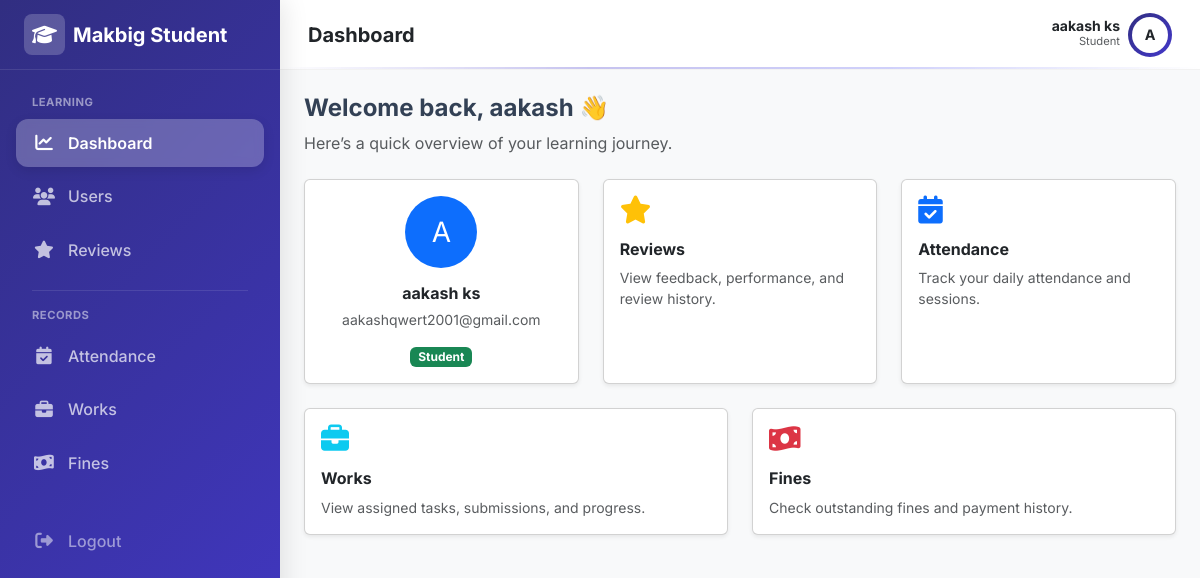
The app's page /student/dashboard/ (signed in) with its own data.
### adminpanel/models.py (models this page shows, shortened)
class User(AbstractUser):
    email=models.EmailField(unique=True)
    mobile_number=models.IntegerField(blank=True, null=True)
    is_student=models.BooleanField(default=False)

### adminpanel/views.py (the view)
# urls.py: path('student/dashboard/', views.student_dashboard, name='student_dashboard'),
@user_passes_test(is_student_user)
def student_dashboard(request):
    if not request.user.is_student:
        return redirect('home')
    student = request.user.studentprofile
    total_fine = Penalty.objects.filter(student=student).aggregate(total=Sum('amount'))['total'] or 0
    return render(
        request,'adminpanel/student_dashboard.html',{'total_fine': total_fine})

### adminpanel/views.py (called while the page is built)
def is_student_user(user):
    return user.is_authenticated and user.is_student

### reviewtickets/context_processors.py (called while the page is built)
def ticket_notifications(request):
    if request.user.is_authenticated and request.user.is_staff:
        count = ReviewTicket.objects.filter(
            status='pending',
            is_seen=False
        ).count()
        return {'ticket_notification_count': count}
    return {}

### templates/adminpanel/student_dashboard.html (shortened to what this page needs)
{% extends "layouts/student_layout.html" %}
{% block page_title %}Dashboard{% endblock %}
{% block content %}
<div class="mb-4">
    <h4 class="fw-bold">Welcome back, {{ request.user.first_name }} 👋</h4>
    <p class="text-muted">Here’s a quick overview of your learning journey.</p>
</div>
<div class="row g-4">
    <div class="col-md-4">
        <a href="#" class="text-decoration-none">
            <div class="card shadow-sm h-100 hover-card">
                <div class="card-body text-center">
                    <div class="rounded-circle bg-primary text-white mx-auto mb-3 d-flex align-items-center justify-content-center"
                         style="width:72px;height:72px;font-size:28px;">
                        {{ request.user.first_name|slice:":1"|upper }}
                    </div>
                    <h6 class="fw-bold mb-1">{{ request.user.get_full_name }}</h6>
                    <small class="text-muted">{{ request.user.email }}</small>
                    <div class="badge bg-success mt-3">Student</div>
                </div>
            </div>
        </a>
    </div>
    <div class="col-md-4">
        <a href="{% url 'student_review' %}" class="text-decoration-none">
            <div class="card shadow-sm h-100 hover-card">
                <div class="card-body">
                    <i class="fa-solid fa-star text-warning fs-3 mb-3"></i>
                    <h6 class="fw-bold">Reviews</h6>
                    <p class="text-muted small mb-0">
                        View feedback, performance, and review history.
                    </p>
                </div>
            </div>
        </a>
    </div>
    <div class="col-md-4">
        <a href="{% url "student_attendance" %}" class="text-decoration-none">
            <div class="card shadow-sm h-100 hover-card">
                <div class="card-body">
                    <i class="fa-solid fa-calendar-check text-primary fs-3 mb-3"></i>
                    <h6 class="fw-bold">Attendance</h6>
                    <p class="text-muted small mb-0">
                        Track your daily attendance and sessions.
                    </p>
                </div>
            </div>
        </a>
    </div>
    <div class="col-md-6">
        <a href="#" class="text-decoration-none">
            <div class="card shadow-sm h-100 hover-card">
                <div class="card-body">
                    <i class="fa-solid fa-briefcase text-info fs-3 mb-3"></i>
                    <h6 class="fw-bold">Works</h6>
                    <p class="text-muted small mb-0">
                        View assigned tasks, submissions, and progress.
                    </p>
                </div>
            </div>
        </a>
    </div>
    <div class="col-md-6">
        <a href="#" class="text-decoration-none">
            <div class="card shadow-sm h-100 hover-card">
                <div class="card-body">
                    <i class="fa-solid fa-money-bill-wave text-danger fs-3 mb-3"></i>
                    <h6 class="fw-bold">Fines</h6>
                    <p class="text-muted small mb-0">
                        Check outstanding fines and payment history.
                    </p>
                </div>
            </div>
        </a>
    </div>
</div>
{% endblock %}

### templates/layouts/student_layout.html (shortened to what this page needs)
{% load static %}
<!DOCTYPE html>
<html lang="en">
<head>
    <link href="https://cdn.jsdelivr.net/npm/bootstrap@5.3.0/dist/css/bootstrap.min.css" rel="stylesheet">
    <link rel="stylesheet" href="https://cdnjs.cloudflare.com/ajax/libs/font-awesome/6.4.0/css/all.min.css">
</head>
<body>
    <aside class="sidebar" id="sidebar">
        <div class="sidebar-brand">
            <a href="#" class="text-decoration-none d-flex align-items-center gap-2 text-white fs-5 fw-bold">
                <div class="sidebar-brand-icon">
                    <i class="fa-solid fa-graduation-cap"></i>
                </div>
                <span>Makbig Student</span>
            </a>
        </div>
        <nav class="sidebar-nav">
            <div class="small fw-bold text-uppercase mb-2 px-3"
                style="font-size: 0.7rem; letter-spacing: 0.5px; color: rgba(255,255,255,0.5);">Learning</div>
            <a href="{% url 'student_dashboard' %}"
                class="nav-link {% if request.resolver_match.url_name == 'student_dashboard' %}active{% endif %}">
                <i class="fa-solid fa-chart-line"></i> Dashboard
            </a>
            <a href="{% url "student_profile" %}" class="nav-link">
                <i class="fa-solid fa-users"></i> Users
            </a>
            <a href="{% url 'student_review' %}"
                class="nav-link {% if request.resolver_match.url_name == 'student_review' %}active{% endif %}">
                <i class="fa-solid fa-star"></i> Reviews
            </a>
            <div class="my-3 border-top mx-3" style="border-color: rgba(255,255,255,0.1) !important;"></div>
            <div class="small fw-bold text-uppercase mb-2 px-3"
                style="font-size: 0.7rem; letter-spacing: 0.5px; color: rgba(255,255,255,0.5);">Records</div>
            <a href="{% url "student_attendance" %}" class="nav-link">
                <i class="fa-solid fa-calendar-check"></i> Attendance
            </a>
            <a href="{% url "student_works" %}" class="nav-link">
                <i class="fa-solid fa-briefcase"></i> Works
            </a>
            <a href="#" class="nav-link">
                <i class="fa-solid fa-money-bill-wave"></i> Fines
            </a>
            <div class="mt-auto pt-4">
                <form method="POST" action="{% url 'student_logout' %}">
                    <button type="submit" class="nav-link w-100 border-0 bg-transparent text-white-50">
                        <i class="fa-solid fa-right-from-bracket"></i> Logout
                    </button>
                </form>
            </div>
        </nav>
    </aside>
    <div class="main-wrapper">
        <header class="topbar">
            <div class="d-flex align-items-center gap-3">
                <h5 class="mb-0 fw-bold text-dark">{% block page_title %}Dashboard{% endblock %}</h5>
            </div>
            <div class="d-flex align-items-center gap-3">
                <div class="d-flex align-items-center gap-2">
                    <div class="text-end d-none d-sm-block">
                        <div class="fw-bold small text-dark lh-1">{{ request.user.first_name }} {{request.user.last_name }}</div>
                        <div class="text-muted" style="font-size: 0.7rem;">Student</div>
                    </div>
                    <div class="rounded-circle p-1" style="background: var(--gradient-student);">
                        <div class="rounded-circle bg-white text-dark d-flex align-items-center justify-content-center fw-bold"
                            style="width:36px;height:36px; font-size: 0.9rem;">
                            {{ request.user.first_name|slice:":1"|upper }}
                        </div>
                    </div>
                </div>
            </div>
        </header>
        <div class="p-4">
            {% block content %}
            {% endblock %}
        </div>
    </div>
</body>
</html>

### templates/layouts/student_layout.html (style rules this page uses)
:root { --sidebar-width: 280px; --topbar-height: 70px; --gradient-student: linear-gradient(135deg, #312e81 0%, #4338ca 100%); --sidebar-text: #ffffff; --sidebar-text-muted: rgba(255, 255, 255, 0.7); --sidebar-hover: rgba(255, 255, 255, 0.12); --sidebar-active: rgba(255, 255, 255, 0.25); --bg-body: #f8f9fa; }
body { font-family: 'Inter', sans-serif; background-color: var(--bg-body); color: #334155; }
.sidebar { width: var(--sidebar-width); background: var(--gradient-student); display: flex; flex-direction: column; position: fixed; top: 0; bottom: 0; left: 0; z-index: 1045; transition: transform 0.3s cubic-bezier(0.4, 0, 0.2, 1); box-shadow: 4px 0 24px rgba(0, 0, 0, 0.1); color: #fff; }
.sidebar-brand { height: var(--topbar-height); display: flex; align-items: center; padding: 0 1.5rem; border-bottom: 1px solid rgba(255, 255, 255, 0.1); }
.sidebar-brand-icon { background: rgba(255, 255, 255, 0.2); color: #fff; border-radius: 8px; padding: 0.35rem 0.5rem; }
.sidebar-nav { padding: 1.5rem 1rem; flex-grow: 1; overflow-y: auto; }
.nav-link { display: flex; align-items: center; padding: 0.75rem 1rem; color: var(--sidebar-text-muted); font-weight: 500; border-radius: 0.75rem; margin-bottom: 0.35rem; transition: all 0.2s ease; }
.nav-link.active { background-color: var(--sidebar-active); color: #fff; font-weight: 600; backdrop-filter: blur(4px); box-shadow: 0 4px 12px rgba(0, 0, 0, 0.1); }
.nav-link i { width: 24px; text-align: center; margin-right: 0.75rem; font-size: 1.1rem; }
.main-wrapper { margin-left: var(--sidebar-width); min-height: 100vh; display: flex; flex-direction: column; transition: margin-left 0.3s cubic-bezier(0.4, 0, 0.2, 1); }
.topbar { height: var(--topbar-height); background: rgba(255, 255, 255, 0.9); backdrop-filter: blur(10px); border-bottom: 1px solid rgba(0, 0, 0, 0.05); padding: 0 1.75rem; display: flex; align-items: center; justify-content: space-between; position: sticky; top: 0; z-index: 1020; }
.topbar::after { content: ''; position: absolute; bottom: 0; left: 0; width: 100%; height: 2px; background: linear-gradient(90deg, transparent, #4338ca, #6366f1, transparent); opacity: 0.3; }

### templates/adminpanel/student_dashboard.html (style rules this page uses)
.hover-card { transition: transform .2s ease, box-shadow .2s ease; }

### records on screen
User: user.first_name "aakash", user.last_name "ks", user.first_name "A", user.get_full_name "aakash ks", user.email "aakashqwert2001@gmail.com"
